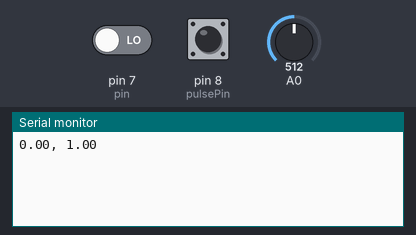
A sketch run on a simulated Arduino Nano, built with avr-gcc and run on an emulated ATmega328P. Shown: the last lines printed to the serial monitor. The test bench sets the inputs (shaded band); at power-on: pin 8 (pulsePin) LOW, A0 = 512, pin 7 (pin) LOW.

Above: at 1.2 s.
1.3 s: pin 8 (pulsePin) pulled HIGH for 0.15 s
At 3.8 s:
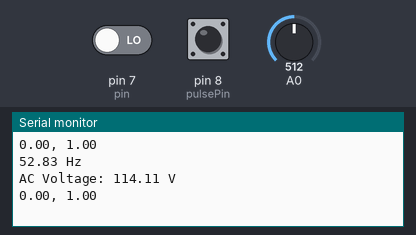
3.9 s: A0 set to 716
At 6.0 s:
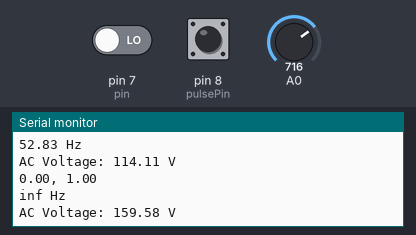
10.1 s: A0 set to 900
At 13.8 s:
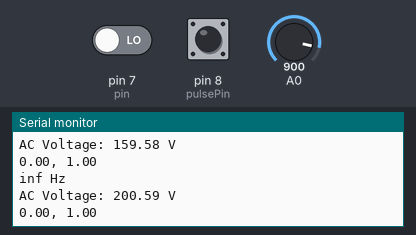
Timing chart, 0 to 15.3 s (numbered marks = the images above; inputs shaded):
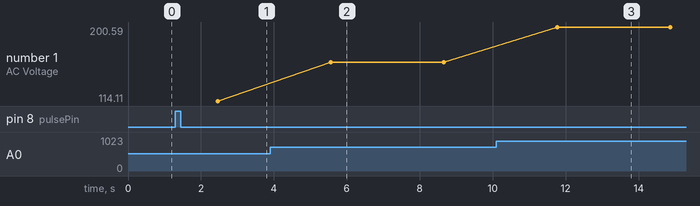

The sketch:

pf.ino
```cpp
#include <LiquidCrystal.h>
LiquidCrystal lcd(12, 11, 5, 4, 3, 2);
int pin = 7;
const int pulsePin = 8;
float rads = 57.29577951; // 1 radian = approx 57 deg.
float degree = 360;
float frequency = 50;
float nano = 1 * pow (10,-6); // Multiplication factor to convert nano seconds into seconds

// Define floats to contain calculations

float pf;
float angle;
unsigned long pulsewidth;

int pulseHigh; // Integer variable to capture High time of the incoming pulse
int pulseLow; // Integer variable to capture Low time of the incoming pulse
float pulseTotal; // Float variable to capture Total time of the incoming pulse
float Frequency;

void setup()
{
 pinMode(pin, INPUT);
 pinMode(pulsePin,INPUT);
 pinMode(A0,INPUT);
 Serial.begin(9600);
}

void loop()
{
  pulsewidth = pulseIn(pin, HIGH);
  angle = (((pulsewidth * nano)* degree)* frequency);
  pf = cos(angle/rads);
  Serial.print(angle);
  Serial.print(", ");
  Serial.println(pf);
  pulseHigh = pulseIn(pulsePin,HIGH);
  pulseLow = pulseIn(pulsePin,LOW);

  pulseTotal = pulseHigh + pulseLow; // Time period of the pulse in microseconds
  Frequency=1000000/pulseTotal;
  Serial.print(Frequency);
  Serial.println(" Hz");
  int m=analogRead(A0);
  float n=m*0.2228739;
  Serial.print("AC Voltage: ");
  Serial.print(n);
  Serial.println(" V");
  delay(100);

}
```

Measured:
- after the input at 1.3 s, the serial monitor: prints a new line after 1.2 s (image 1)
- after the input at 3.9 s, the serial monitor: prints a new line after 1.7 s (image 2)
- after the input at 10.1 s, the serial monitor: prints a new line after 1.7 s (image 3)
- plotted number 1: 114.11 → 159.58 after the input at 3.9 s, 159.58 → 200.59 after the input at 10.1 s
